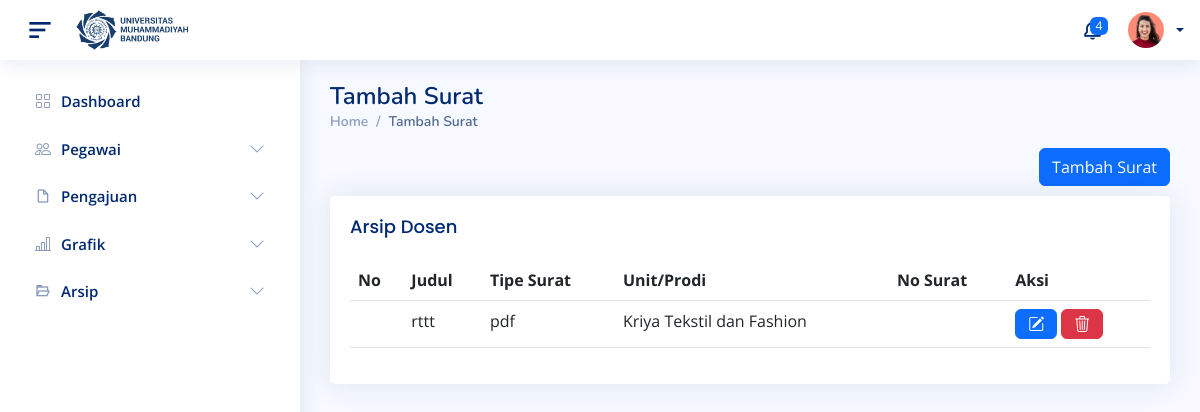
The app's page /index.php/admin/fungsi/lihatArsipDosen with its own data.
### tables this page shows
CREATE TABLE `arsip_dosen` (
  `id_surat` bigint(20) NOT NULL,
  `judul` text NOT NULL,
  `id_prodi` varchar(15) NOT NULL,
  `tipe_surat` varchar(50) NOT NULL,
  `file_surat` varchar(100) NOT NULL
);

CREATE TABLE `prodi` (
  `id_prodi` varchar(30) NOT NULL,
  `nama_prodi` varchar(32) NOT NULL,
  `id_fakultas` varchar(30) NOT NULL
);

### application/controllers/admin/Fungsi.php (called while the page is built, shortened)
<?php
class Fungsi extends CI_Controller
{
    function __construct()
    {
        $this->load->model('Model_dosen');
        $this->load->model('Model_master');
        $this->load->model('Model_tendik');
        $this->load->model('Model_pimpinan');
        $this->load->model('Model_admin');
    }
    public function lihatArsipDosen()
    {
        $data['akun'] = $this->Model_admin->aksesDB($this->session->userdata('session_id'));
        $data['lista'] = $this->Model_admin->getArsipDosen();
        $data['listp'] = $this->Model_admin->getProdi();
        $data['title'] = 'Arsip Dosen';
        $this->load->view('_partials/head', $data);
        $this->load->view('admin/header', $data);
        $this->load->view('admin/sidebar', $data);
        $this->load->view('_partials/footer');
        $this->load->view('_partials/script');
        $this->load->view('admin/arsip_dosen', $data);
    }
}

### index.php (called while the page is built, shortened)
<?php
require_once BASEPATH.'core/CodeIgniter.php';

### application/models/model_admin.php (called while the page is built, shortened)
<?php
class Model_admin extends CI_Model
{
    public function aksesDB($account_uid)
    {
        $this->db->select('*');
        $this->db->from('account');
        $this->db->join('tendik', 'tendik.id_pegawai = account.id_pegawai');
        $this->db->join('pegawai', 'pegawai.nik = tendik.nik');
        $this->db->join('jabatan_tendik', 'jabatan_tendik.id_jabatan = tendik.id_jabatan');
        $this->db->join('unit', 'unit.id_unit = tendik.id_unit');
        $this->db->where('account.id_pegawai = ' . $account_uid);
        $query = $this->db->get();
        return $query->row_array();
    }
    public function getArsipDosen()
    {
        $this->db->select('*');
        $this->db->from('arsip_dosen');
        $this->db->join('prodi', 'prodi.id_prodi = arsip_dosen.id_prodi');
        $query = $this->db->get();
        return $query->result_array();
    }
}

### application/views/admin/arsip_dosen.php (the view, shortened to what this page needs)
<main id="main" class="main" style="margin-top: 0px;">
    <div class="pagetitle">
        <h1>Tambah Surat</h1>
        <nav>
            <ol class="breadcrumb">
                <li class="breadcrumb-item"><a href="index.html">Home</a></li>
                <li class="breadcrumb-item active">Tambah Surat</li>
            </ol>
        </nav>
        <div class="d-grid gap-2 d-md-flex justify-content-md-end">
            <button type="button" class="btn btn-primary" data-bs-toggle="modal" data-bs-target="#TambahDosen" data-bs-whatever="">Tambah Surat</button>
        </div>
    </div>
    <section class="section">
        <div class="row">
            <div class="col-lg-12">
                <div class="card">
                    <div class="card-body">
                        <h5 class="card-title">Arsip Dosen</h5>
                        <table class="table table-hover">
                            <thead>
                                <tr>
                                    <th scope="col">No</th>
                                    <th scope="col">Judul</th>
                                    <th scope="col">Tipe Surat</th>
                                    <th scope="col">Unit/Prodi</th>
                                    <th scope="col">No Surat</th>
                                    <th scope="col">Aksi</th>
                                </tr>
                            </thead>
                            <tbody>
                                <?php foreach ($lista as $list) : ?>
                                    <tr>
                                        <td>
                                        </td>
                                        <td>
                                            <div><?= $list['judul'] ?></div>
                                        </td>
                                        <td>
                                            <div><?= $list['tipe_surat'] ?></div>
                                        </td>
                                        <td>
                                            <div><?= $list['nama_prodi'] ?></div>
                                        </td>
                                        <td>
                                        </td>
                                        <td>
                                            <button type="button" class="btn btn-primary bi bi-pencil-square" data-bs-toggle="modal" data-bs-target="#EditDosen" data-bs-whatever=""></button>
                                            <button type="button" class="btn btn-danger bi bi-trash3" data-bs-toggle="modal" data-bs-target="#hapus"></button>
                                        </td>
                                    </tr>
                                <?php endforeach ?>
                            </tbody>
                        </table>
                    </div>
                </div>
    </section>
</main>

### assets/css/style.css (style rules this page uses)
a { color: #4154f1; text-decoration: none; }
h1, h2, h3, h4, h5, h6 { font-family: "Nunito", sans-serif; }
#main { margin-top: 60px; padding: 20px 30px; transition: all 0.3s; }
.pagetitle { margin-bottom: 10px; }
.pagetitle h1 { font-size: 24px; margin-bottom: 0; font-weight: 600; color: #012970; }
.card { margin-bottom: 30px; border: none; border-radius: 5px; box-shadow: 0px 0 30px rgba(1, 41, 112, 0.1); }
.card-title { padding: 20px 0 15px 0; font-size: 18px; font-weight: 500; color: #012970; font-family: "Poppins", sans-serif; }
.card-body { padding: 0 20px 20px 20px; }
.breadcrumb { font-size: 14px; font-family: "Nunito", sans-serif; color: #899bbd; font-weight: 600; }
.breadcrumb a { color: #899bbd; transition: 0.3s; }
.breadcrumb .breadcrumb-item::before { color: #899bbd; }
.breadcrumb .active { color: #51678f; font-weight: 600; }
@media (min-width: 1200px) { #main, #footer { margin-left: 300px; } }

### records on screen
arsip_dosen: judul "rttt", tipe_surat "pdf", id_prodi.nama_prodi "Kriya Tekstil dan Fashion"
